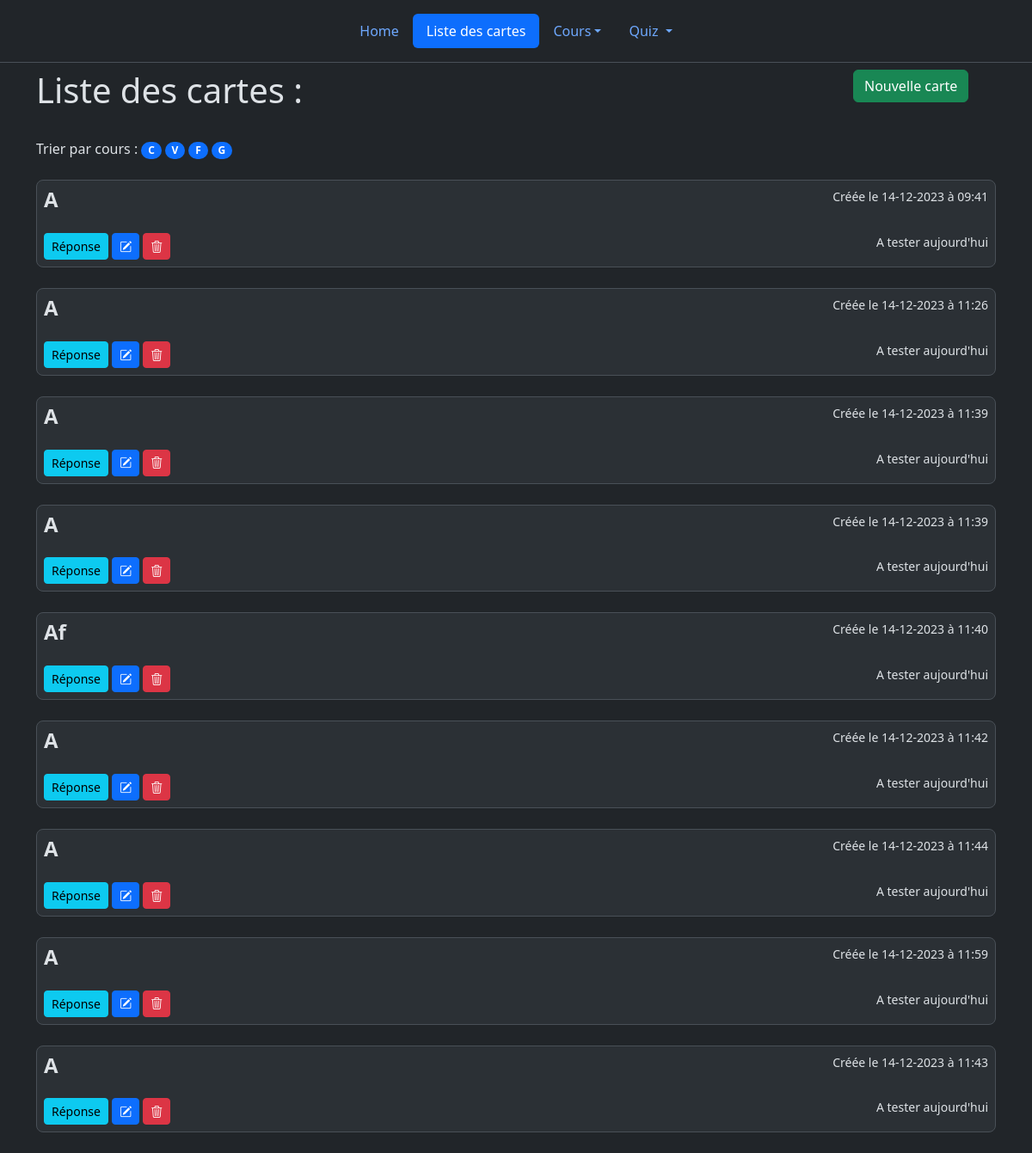
/carte, run on an earlier commit of the app's database.
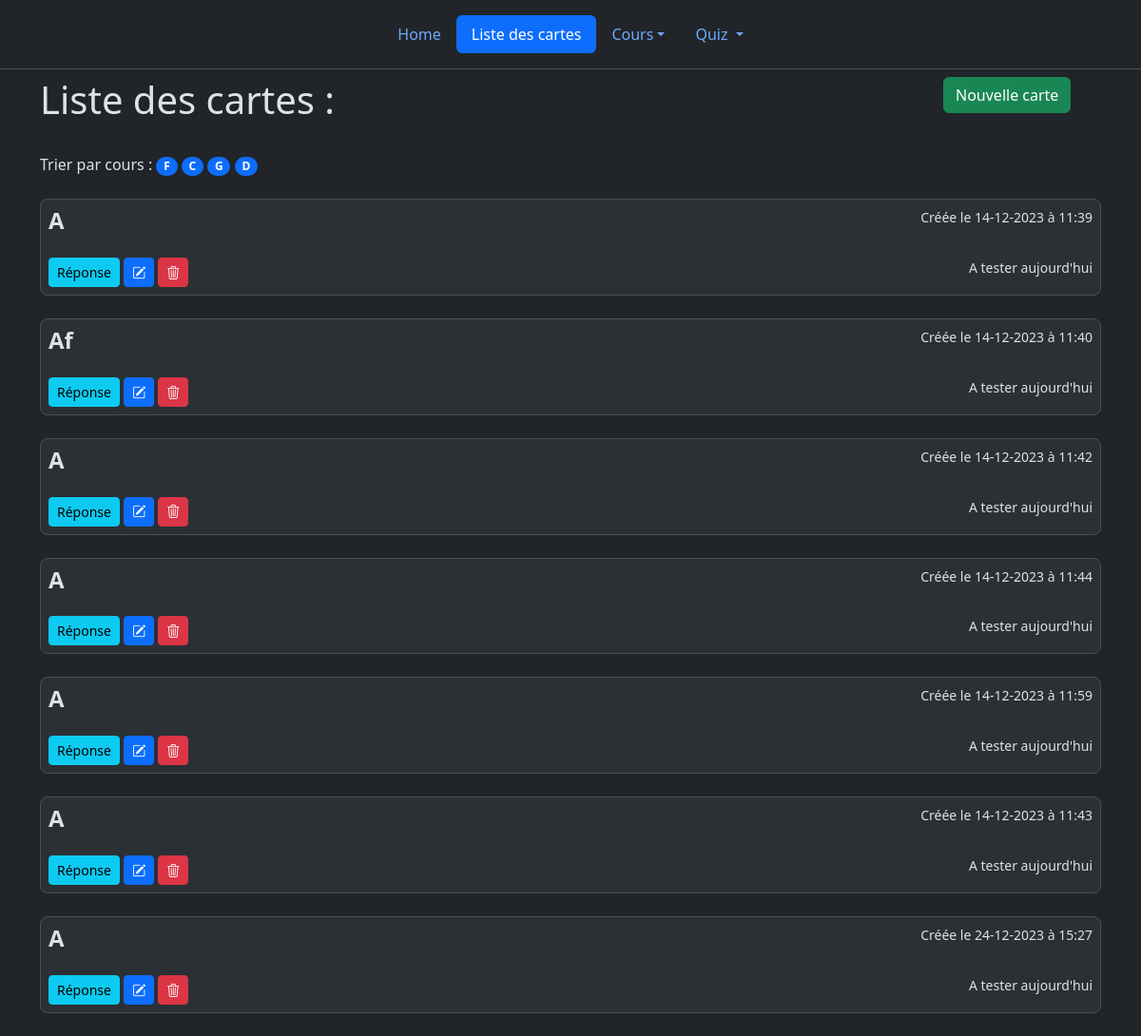
And on a later commit of the database.
### app.py (models this page shows, shortened)
class Cards(db.Model):
	id = db.Column(db.Integer, primary_key=True)
	course = db.Column(db.String(50), nullable=False)
	question = db.Column(db.Text, nullable=False)
	answer = db.Column(db.Text, nullable=False)
	date_created = db.Column(db.DateTime, nullable=False, default=datetime.now)
	interval = db.Column(db.Integer, nullable=False, default=1)
	date_rev = db.Column(db.DateTime, nullable=False, default=datetime.now)
	last_rev = db.Column(db.DateTime, nullable=False, default=datetime.now)

### app.py (the view)
@app.route("/carte", methods=['GET', 'POST'])
def cards():
    all_cards = Cards.query.order_by(Cards.date_rev.asc()).all()
    return custom_render_template("posts.html", cards=all_cards)

### app.py (called while the page is built)
def custom_render_template(template_name_or_list, **kwargs):
    common_variables = {
        'courselist': Cards.query.with_entities(Cards.course),
        'hour': datetime.now().replace(hour=19, minute=0, second=0),
        'now': datetime.now(),
        'today': datetime.now().date(),
        'tomorrow': datetime.now().date() + timedelta(days=1)
    }
    kwargs.update(common_variables)
    return render_template(template_name_or_list, **kwargs)

### templates/posts.html (shortened to what this page needs)
{% extends 'base.html' %}
{% set active_page = "cards" %}
{% block body %}
	<div class="row mt-2">
		<div class="col-10">
		    <h1>Liste des cartes :</h1>
		</div>
		<div class="col-2">
    		<a class="btn btn-success" href="/carte/new">Nouvelle carte</a>
		</div>
	</div>
    <br>
    {% if cards %}
Trier par cours :
			{% for course in courselist|unique %}
			<a style="text-decoration:none" class="badge text-bg-primary rounded-pill" href="/cours/{{ course['course'] }}">{{ course['course'] }}</a>
			{% endfor %}
			<br>
			<br>
    {% for card in cards %}
    	<div class="bg-body-tertiary border rounded-3 p-2"
    	><small style="float:right;" >Créée le {{ card['date_created'].strftime('%d-%m-%Y à %H:%M')}}</small>
	        <h4 class="fw-bold mb-0">{{ card['question'] }}</h4>
			  <br>
			  <small style="float:right;" > A tester {% if card.date_rev.date() > today %} le  {{ card.date_rev.strftime('%d-%m-%Y')}} {% elif card.date_rev.date() <= today %} aujourd'hui {% endif %} </small>
			  <a class="btn btn-info btn-sm" id ="buttonans{{ card['id'] }}" onclick="actionQR('{{ card['id'] }}');">Réponse</a>
			  <a class="btn btn-primary btn-sm" href="/carte/edit/{{ card['id'] }}"><i class="bi bi-pencil-square"></i></a>
	        <a class="btn btn-danger btn-sm" href="/carte/delete/{{ card['id'] }}"><i class="bi bi-trash3"></i></a>
	    </div>
	    <br>
    {% endfor %}
    {% else %}
    <b> Vous n'avez pas encore de carte ! </b>
    {% endif %}
{% endblock %}

### templates/base.html (shortened to what this page needs)
<!DOCTYPE html>
<html lang="fr" data-bs-theme={% if hour > now %}"dark"{% else %}"light"{% endif %} >
	<head>
		<link rel="stylesheet" href="https://cdn.jsdelivr.net/npm/bootstrap-icons@1.11.2/font/bootstrap-icons.min.css">
		<link href="https://cdn.jsdelivr.net/npm/bootstrap@5.3.2/dist/css/bootstrap.min.css" rel="stylesheet">
	</head>
	<body style="height: 100vh;">
		<header class="d-flex justify-content-center py-3 border-bottom">
      <ul class="nav nav-pills">
        <li class="nav-item"><a href="/" class="nav-link {{ 'active' if active_page == 'index' else '' }}">Home</a></li>
        <li class="nav-item"><a href="/carte" class="nav-link {{ 'active' if active_page == 'cards' else '' }}">Liste des cartes</a></li>
        <li class="nav-item dropdown"><a class="nav-link dropdown-toggle {{ 'active' if active_page == 'Rev' else '' }}" href="#" data-bs-toggle="dropdown" aria-expanded="false">{{ currentc if active_page == 'Rev' else 'Cours' }}</a>
            </li>
        <li class="nav-item dropdown"><a href="#" data-bs-toggle="dropdown" aria-expanded="false" class="nav-link dropdown-toggle {{ 'active' if active_page == 'Quiz' else '' }}">Quiz {{ current if active_page == 'Quiz' else '' }}</a>
            </li>
      </ul>
    	</header>
		<div class="container">
			{% block body %} {% endblock %}
		</div>
	</body>
</html>

What changed in the data, as far as the page shows it:
removed Cards: date_created "14-12-2023 à 09:41", question "A", shows "aujourd'hui"
removed Cards: date_created "14-12-2023 à 11:26", question "A", shows "aujourd'hui"
removed Cards: date_created "14-12-2023 à 11:39", question "A", shows "aujourd'hui"
added Cards: date_created "24-12-2023 à 15:27", question "A", shows "aujourd'hui"
Also different on the page:
new list line: "D"
list line gone: "V"
